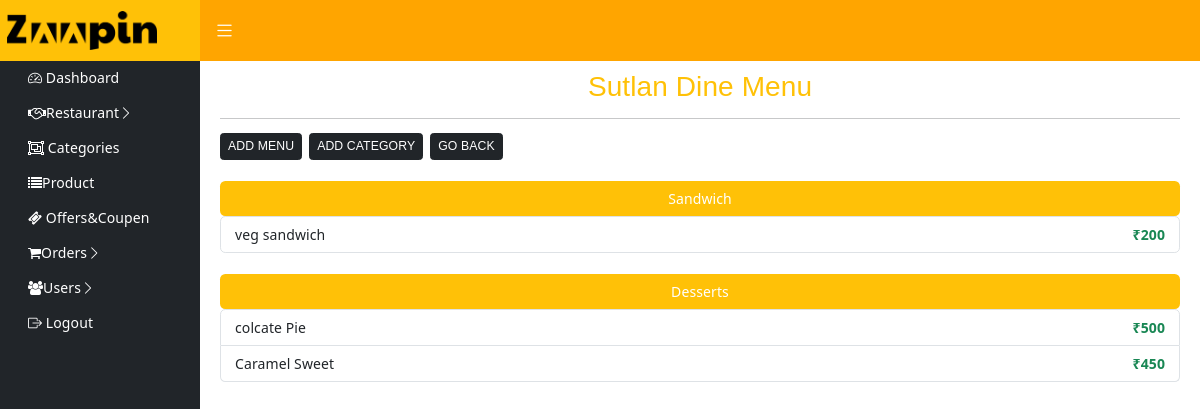
The app's page /admin/resto-menu.php?id=6 with its own data.
### tables this page shows
CREATE TABLE `restaurant` (
  `resid` int(11) NOT NULL,
  `title` varchar(100) NOT NULL,
  `email` varchar(150) NOT NULL,
  `phone` bigint(20) NOT NULL,
  `o_hr` varchar(20) NOT NULL,
  `c_hr` varchar(20) NOT NULL,
  `o_days` varchar(20) NOT NULL,
  `addr` varchar(150) NOT NULL,
  `city` varchar(100) NOT NULL,
  `pincode` varchar(6) NOT NULL,
  `image` varchar(200) NOT NULL,
  `status` varchar(10) NOT NULL,
  `Working_status` varchar(7) NOT NULL DEFAULT 'open',
  `date` timestamp NOT NULL DEFAULT current_timestamp() ON UPDATE current_timestamp()
);

CREATE TABLE `category` (
  `categoryid` int(11) NOT NULL,
  `categoryname` varchar(100) NOT NULL,
  `image` varchar(150) NOT NULL,
  `createdon` timestamp NOT NULL DEFAULT current_timestamp()
);

CREATE TABLE `product` (
  `productid` int(11) NOT NULL,
  `categoryid` int(11) NOT NULL,
  `resid` int(11) NOT NULL,
  `prodect_type` int(2) NOT NULL,
  `productname` varchar(200) NOT NULL,
  `desp` text NOT NULL,
  `image` varchar(200) NOT NULL,
  `display_price` int(11) NOT NULL,
  `recommended` enum('Yes','No') DEFAULT 'No',
  `createdon` timestamp NOT NULL DEFAULT current_timestamp()
);

### admin/resto-menu.php (the view, shortened to what this page needs)
<?php include('../config.php'); ?>
<!DOCTYPE html>
<html lang="en">
<head>
    <link rel="stylesheet" href="assets/bootstrap/css/bootstrap.min.css">
    <link rel="stylesheet" href="assets/css/main.css">
</head>
<body>
<?php include('admin-header.php'); ?>
<div class="content " id="mainContent">
    <?php
    if(isset($_GET['id'])) {
        $resid = intval($_GET['id']);
        $categories = mysqli_query($conn, "SELECT DISTINCT c.categoryid, c.categoryname FROM product p JOIN category c ON p.categoryid = c.categoryid WHERE p.resid = $resid");
        if(mysqli_num_rows($categories) > 0) {
            $title_query = mysqli_query($conn, "SELECT title FROM restaurant WHERE resid = $resid");
            $title_row = mysqli_fetch_assoc($title_query);
            echo "<h2 class='text-center text-warning'>" . $title_row['title'] . " Menu</h2><hr>";
            ?>
            <div class="d-flex gap-2 mb-3">
                <a href="add-product.php" class="btn btn-dark btn-sm">Add Menu</a>
                <a href="Categories.php" class="btn btn-dark btn-sm">Add Category</a>
                <a href="javascript:history.back()" class="btn btn-dark btn-sm">Go Back</a>
            </div>
            <?php
            while ($category = mysqli_fetch_assoc($categories)) {
                echo "<div class='bg-warning text-white text-center py-2 rounded mt-4'>" . $category['categoryname'] . "</div>";
                ?>
                <ul class="list-group">
                <?php
                $query = "SELECT * FROM product WHERE resid = $resid AND categoryid = " . $category['categoryid'];
                $result = mysqli_query($conn, $query);
                while ($row = mysqli_fetch_assoc($result)) {
                    ?>
                    <li class="list-group-item d-flex justify-content-between align-items-center">
                        <span><?php echo $row['productname']; ?></span>
                        <span class="fw-bold text-success">₹<?php echo $row['display_price']; ?></span>
                    </li>
                    <?php
                }
                ?>
                </ul>
                <?php
            }
        } else {
            echo "<h3 class='text-center text-danger'>No menu items available</h3>";
        }
    } else {
        echo "<h3 class='text-center text-danger'>Invalid Restaurant</h3>";
    }
    ?>
</div>
</body>
</html>

### user_zappin/assets/css/main.css (style rules this page uses)
html { font-size: 14px; font-weight: 400; line-height: 28px; height: 100%; }
body { font-family: "Open Sans", sans-serif; font-weight: 400; font-size: 1rem; letter-spacing: 0.1px; line-height: 1.8; color: #051922; overflow-x: hidden; }
a { cursor: pointer; text-decoration: none; -webkit-transition: all 0.2s ease-in-out; -o-transition: all 0.2s ease-in-out; transition: all 0.2s ease-in-out; }
h1, .h1, h2, .h2, h3, .h3, h4, .h4, h5, .h5, h6, .h6 { font-family: "Poppins", sans-serif; font-weight: 700; margin: 0 0 1.25rem 0; color: #051922; }
h2, .h2 { font-size: 3rem; font-weight: 700; line-height: 3.25rem; }
html, body { height: 100%; }

### css/style.css (style rules this page uses)
:root { --primary: #FEA116; --light: #F1F8FF; --dark: #0F172B; }
.btn { font-family: 'Nunito', sans-serif; font-weight: 500; text-transform: uppercase; transition: .5s; }

### admin/admin-header.php (style rules this page uses)
.content { margin-top:50px; margin-left: 200px; transition: all 0.3s ease; padding: 20px; min-height: 100vh; }

### records on screen
restaurant: title "Sutlan Dine"
category: categoryname "Sandwich"
product: productname "veg sandwich", display_price "200"
category: categoryname "Desserts"
product: productname "colcate Pie", display_price "500"
product: productname "Caramel Sweet", display_price "450"
